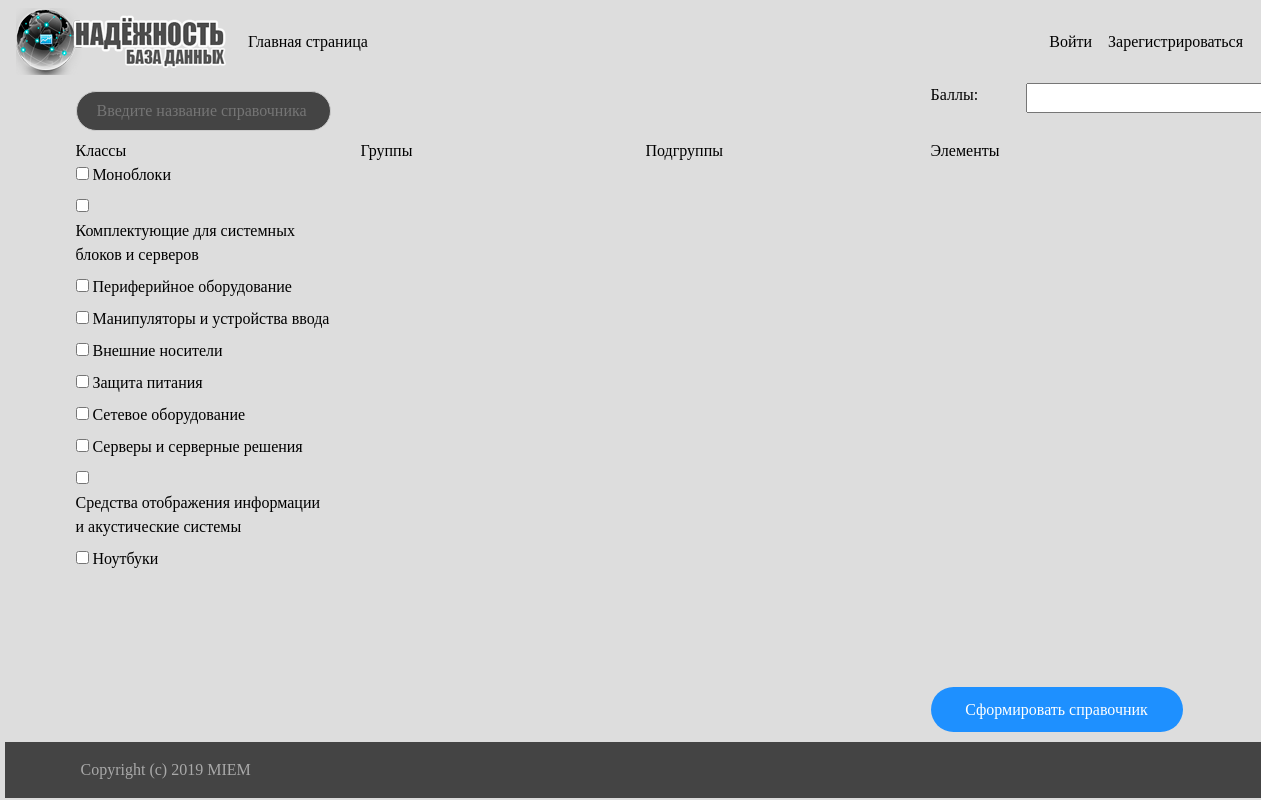
The app's page /creating_handbook/ with its own data.
### HandBook/models.py (models this page shows)
class Class(models.Model):
    class Meta:
        verbose_name = "Класс"
        verbose_name_plural = "Классы"
    name = models.CharField(max_length=100, blank=False, verbose_name="Название")

### HandBook/views.py (the view)
# urls.py: path('creating_handbook/', handbook_views.choose_elements),
def choose_elements(request):
    args = {}
    args.update(csrf(request))
    classes = [{"id": create_unique_id(_class), "name": _class.name} for _class in Class.objects.all()]
    args.update({"classes": classes})
    args.update({"username": request.user.username})
    args.update({"user": request.user})
    return render_to_response("handbookCreatingExtension.html", args)

### HandBook/views.py (called while the page is built)
def create_unique_id(object):
    models = [Class, Group, SubGroup, Element]
    for index, model in enumerate(models):
        if isinstance(object, model):
            return str(index) + "_" + str(object.id)

### HandBook/templates/handbookCreatingExtension.html (shortened to what this page needs)
{% extends "handbookCreating.html" %}
{% block CLASSES %}
    <div id="column_0">
        {% for class in classes %}
            <div id="container_{{ class.id }}">
                <input type="checkbox" id="{{ class.id }}" name="{{ class.id }}" value="{{ class.name }}" onchange="click_handler(this)">
                <label for="{{ class.name }}">{{ class.name }}</label>
                <br>
            </div>
        {% endfor %}
    </div>
{% endblock %}
{% block MENU %}
    <nav class="navbar navbar-expand-lg">
      <div class="collapse navbar-collapse" id="navbarNavDropdown">
          <span class="mbr-brand__logo"><a href="#"><img class="menu_logo" src="/static/Images/logo.png" alt="Mobirise"></a></span>
          <ul class="navbar-nav">
            <li class="nav-item">
                    <a class="nav-link menu_text" href="/home/"> Главная страница </a>
            </li>
            {% if username %}
                <li class="nav-item">
                    <a class="nav-link menu_text" href="/offer_element/"> Предложить элементы </a>
                </li>
                <li class="nav-item">
                    <a class="nav-link menu_text" href="/contact/"> Обратная связь </a>
                </li>
                <div class="form-row auth_pare">
                    <li class="nav-item">
                        <a class="nav-link menu_text" href="/personal_account/"> Личный кабинет </a>
                    </li>
                    <li class="nav-item">
                        <a class="nav-link menu_text" href="/auth/logout/">Выйти ({{ username }})<span class="sr-only">(current)</span></a>
                    </li>
                </div>
            {% else %}
                <div class="form-row auth_pare">
                    <li>
                        <a class="nav-link menu_text" href="/auth/login/"> Войти </a>
                    </li>
                    <li>
                        <a class="nav-link menu_text" href="/auth/registration/"> Зарегистрироваться </a>
                    </li>
                </div>
            {% endif %}
          </ul>
      </div>
    </nav>
{% endblock %}

### static/CSS/CustomStyles.css (style rules this page uses)
.auth_pare { position: absolute; right: 15px; }
.menu_text { color: black; font-family: Calibri; }
.menu_logo { display: inline-block; }

### records on screen
Class: name "Моноблоки"
Class: name "Комплектующие для системных блоков и серверов"
Class: name "Периферийное оборудование"
Class: name "Манипуляторы и устройства ввода"
Class: name "Внешние носители"
Class: name "Защита питания"
Class: name "Сетевое оборудование"
Class: name "Серверы и серверные решения"
Class: name "Средства отображения информации и акустические системы"
Class: name "Ноутбуки"
